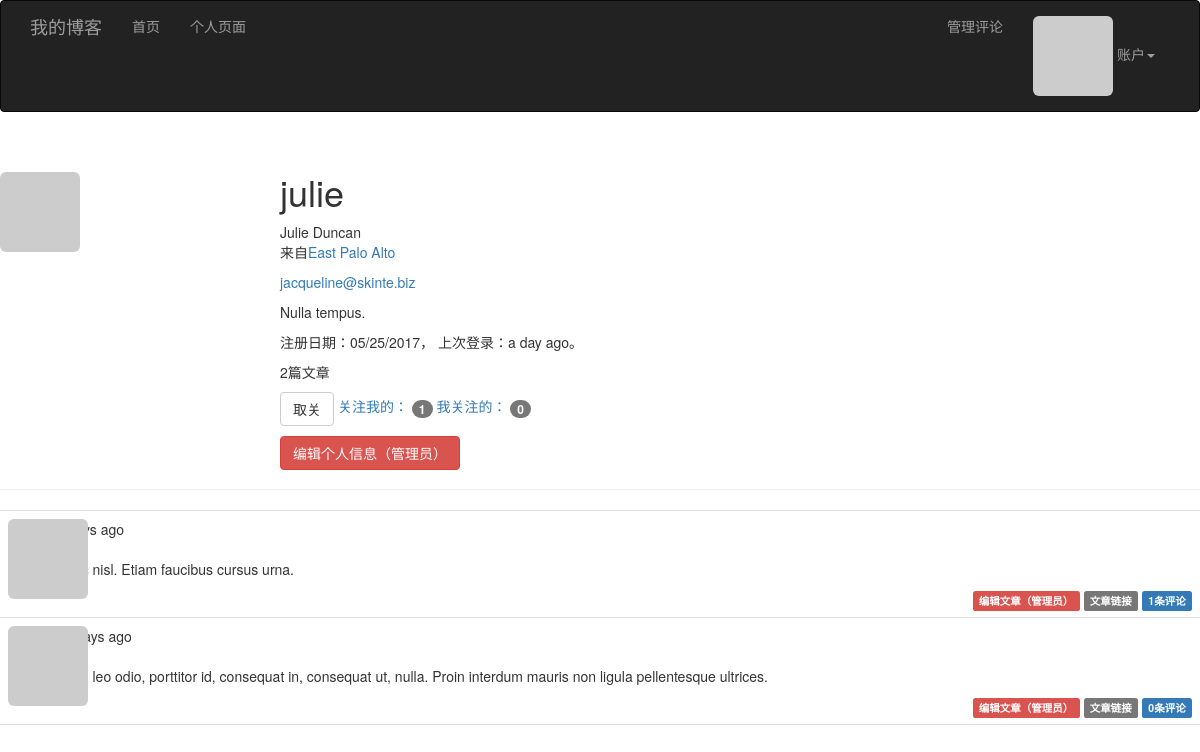
The app's page /user/julie (signed in) with its own data.
### app/models.py (models this page shows, shortened)
class User(UserMixin, db.Model):
    __tablename__ = 'users'
    id = db.Column(db.Integer, primary_key=True)
    username = db.Column(db.String(64), unique=True, index=True)
    email = db.Column(db.String(64), unique=True, index=True)
    password_hash = db.Column(db.String(128))
    confirmed = db.Column(db.Boolean, default=False)
    role_id = db.Column(db.Integer, db.ForeignKey('roles.id'))
    name = db.Column(db.String(64))
    location = db.Column(db.String(64))
    about_me = db.Column(db.Text)
    member_since = db.Column(db.DateTime, default=datetime.utcnow)
    last_seen = db.Column(db.DateTime, default=datetime.utcnow)
    avatar_hash = db.Column(db.String(32))
    posts = db.relationship("Post", backref="author", lazy='dynamic')
    followed = db.relationship('Follow', foreign_keys=[Follow.follower_id],
                               backref=db.backref('follower', lazy='joined'),
                               lazy='dynamic',
                               cascade='all, delete-orphan')
    followers = db.relationship('Follow', foreign_keys=[Follow.followed_id],
                                backref=db.backref('followed', lazy='joined'),
                                lazy='dynamic',
                                cascade='all, delete-orphan')
    comments = db.relationship('Comment', backref='author', lazy='dynamic')
    @property
    def password(self):
        raise AttributeError('密码字段不可读取')
    def ping(self):
        self.last_seen = datetime.utcnow()
        db.session.add(self)
    def gravatar(self, size=100, default='identicon', rating='g'):
        if request.is_secure:
            url = 'http://secure.gravatar.com/avatar'
        else:
            url = 'http://www.gravatar.com/avatar'
        hash = self.avatar_hash or hashlib.md5(
            self.email.encode('utf-8')).hexdigest()
        return '{url}/{hash}?s={size}&d={default}&={rating}'.format(
            url=url, hash=hash, size=size, default=default, rating=rating)
    def can(self, permissions):
        return self.role is not None and (self.role.permissions & permissions) == permissions
    def is_administrator(self):
        return self.can(Permission.ADMINISTER)
    def is_following(self, user):
        return self.followed.filter_by(followed_id=user.id).first() is not None

class Post(db.Model):
    __tablename__ = 'posts'
    id = db.Column(db.Integer, primary_key=True)
    body = db.Column(db.Text)
    body_html = db.Column(db.Text)
    timestamp = db.Column(db.DateTime, index=True, default=datetime.utcnow)
    author_id = db.Column(db.Integer, db.ForeignKey('users.id'))
    comments = db.relationship('Comment', backref='post', lazy='dynamic')

### app/main/views.py (the view)
@main.route('/user/<username>')
@login_required
def user(username):
    user = User.query.filter_by(username=username).first()
    if user is None:
        abort(404)
    page = request.args.get('page', 1, type=int)
    pagination = user.posts.order_by(Post.timestamp.desc()).paginate(
        page, per_page=current_app.config['BLOG_POSTS_PER_PAGE'],
        error_out=False)
    posts = pagination.items
    return render_template('user.html', user=user, posts=posts)

### app/auth/views.py (called while the page is built)
@auth.before_app_request
def before_request():
    if current_user.is_authenticated:
        current_user.ping()
        if not current_user.confirmed \
            and request.endpoint \
            and request.endpoint[:5] != 'auth.' \
            and request.endpoint != 'static':
            return redirect(url_for('auth.unconfirmed'))

### app/main/__init__.py (called while the page is built)
@main.app_context_processor
def inject_permission():
    return dict(Permission=Permission)

### app/models.py (called while the page is built)
@login_manager.user_loader
def load_user(user_id):
    return User.query.get(int(user_id))

### app/templates/user.html (shortened to what this page needs)
{% extends "base.html" %}
{% import "bootstrap/wtf.html" as wtf %}
{% import "_macros.html" as macros %}
{% block page_content %}
<div class="page-header">
    <img class="img-rounded profile-thumbnail" src="{{ user.gravatar(size=256) }}">
    <div class="profile-header">
        <h1>{{ user.username }}</h1>
        {% if user.name or user.location %}
        <p>
            {% if user.name %}{{ user.name }}<br>{% endif %}
            {% if user.location %}来自<a href="http://map.baidu.com/?q={{ user.location }}">{{ user.location }}</a>{% endif %}
        </p>
        {% endif %}
        {% if current_user.is_administrator() %}
        <p><a href="mailto:{{ user.email }}">{{ user.email }}</a> </p>
        {% endif %}
        {% if user.about_me %}<p>{{ user.about_me }}</p>{% endif %}
        <p>
            注册日期：{{ moment(user.member_since).format('L') }}，
            上次登录：{{ moment(user.last_seen).fromNow() }}。
        </p>
        <p>{{ user.posts.count() }}篇文章</p>
        <p>
            {% if current_user.can(Permission.FOLLOW) and user != current_user %}
                {% if not current_user.is_following(user) %}
                <a href="{{ url_for('.follow', username=user.username) }}" class="btn btn-primary">关注</a>
                {% else %}
                <a href="{{ url_for('.unfollow', username=user.username) }}" class="btn btn-default">取关</a>
                {% endif %}
            {% endif %}
            <a href="{{ url_for('.followers', username=user.username) }}">
                关注我的：
                <span class="badge">
                    {{ user.followers.count() - 1 }}
                </span>
             </a>
            <a href="{{ url_for('.followed_by', username=user.username) }}">
                我关注的：
                <span class="badge">
                {{ user.followed.count() - 1 }}
                </span>
            </a>
        <p>
            {% if current_user.is_administrator() %}
            <a class="btn btn-danger" href="{{ url_for('main.edit_profile_admin', id=user.id) }}">编辑个人信息（管理员）</a>
            {% endif %}
        </p>
    </div>
</div>
{% include '_posts.html' %}
{% endblock %}

### app/templates/_posts.html (shortened to what this page needs)
<ul class="posts">
    {% for post in posts %}
    <li class="post">
        <div class="profile-thumbnail">
            <a href="{{ url_for('.user', username=post.author.username) }}">
                <img class="img-rounded profile-thumbnail" src="{{ post.author.gravatar(size=40) }}">
            </a>
        </div>
        <div class="post-content">
            <div class="post-data">{{ moment(post.timestamp).fromNow() }}</div>
            <div class="post-author">
                <a href="{{ url_for('.user', username=post.author.username) }}">
                </a>
            </div>
            <div class="post-body">
                {% if post.body_html %}
                    {{ post.body_html | safe }}
                {% else %}
                    {{ post.body }}
                {% endif %}
            </div>
            <div class="post-footer">
                {% if current_user == post.author %}
                <a href="{{ url_for('.edit', id = post.id) }}">
                    <span class="label label-primary">编辑文章</span>
                </a>
                {% elif current_user.is_administrator() %}
                <a href="{{ url_for('.edit', id = post.id) }}">
                    <span class="label label-danger">编辑文章（管理员）</span>
                </a>
                {% endif %}
                <a href="{{ url_for('.post', id=post.id) }}">
                    <span class="label label-default">文章链接</span>
                </a>
                <a href="{{ url_for('.post', id=post.id) }}#commnets">
                    <span class="label label-primary">
                        {{ post.comments.count() }}条评论
                    </span>
                </a>
            </div>
        </div>
    </li>
    {% endfor %}
</ul>

### app/static/styles.css (style rules this page uses)
.profile-thumbnail { position: absolute; }
.profile-header { min-height: 260px; margin-left: 280px; }
ul.posts { list-style-type: none; padding: 0px; margin: 16px 0px 0px 0px; border-top: 1px solid #e0e0e0; }
ul.posts li.post { padding: 8px; border-bottom: 1px solid #e0e0e0; }
div.post-author { font-weight: bold; }
div.post-content { margin-left: 48px; min-height: 48px; }
div.post-footer { text-align: right; }

### records on screen
User: username "julie", name "Julie Duncan", location "East Palo Alto", email "jacqueline@skinte.biz", about_me "Nulla tempus.", member_since "05/25/2017", last_seen "a day ago"
Post: timestamp "2 days ago", body_html "Nunc nisl. Etiam faucibus cursus urna.", comments.count "1"
Post: timestamp "10 days ago", body_html "Proin leo odio, porttitor id, consequat in, consequat ut, nulla. Proin interdum mauris non ligula pellentesque ultrices.", comments.count "0"

### other values on screen
{{ user.posts.count() }} "2"
{{ user.followers.count() - 1 }} "1"
{{ user.followed.count() - 1 }} "0"
